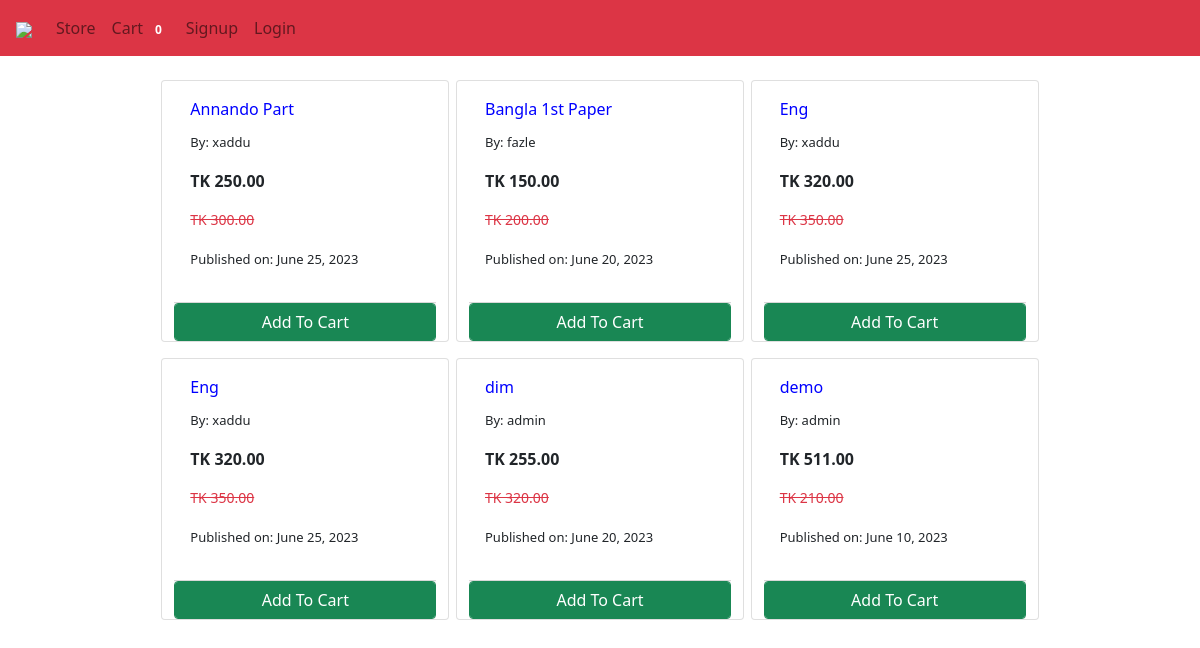
The page /store/ on the database as committed earlier.
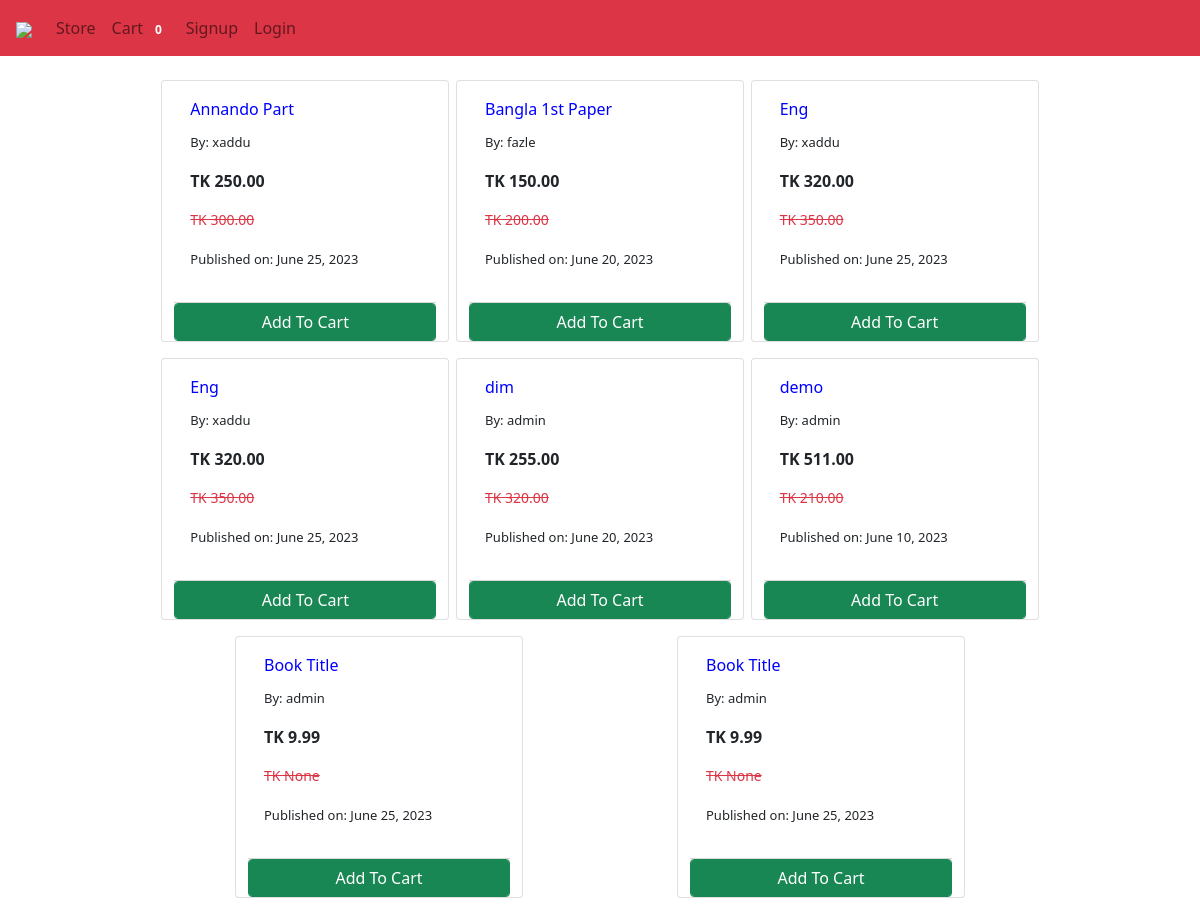
The same page on the database as committed later.
### book_store/models.py (models this page shows, shortened)
class TimeStampMixin(models.Model):
    created_at = models.DateTimeField(auto_now_add=True)
    updated_at = models.DateTimeField(auto_now=True)
    class Meta:
        abstract = True

class Book(TimeStampMixin):
    title = models.CharField(max_length=255)
    author = models.ForeignKey(User, on_delete=models.PROTECT)
    publication_date = models.DateField()
    ex_price = models.DecimalField(max_digits=5, decimal_places=2, help_text='Previous price.', null=True, blank=True)
    price = models.DecimalField(max_digits=5, decimal_places=2, help_text='Present price.')
    @staticmethod
    def get_all_books():
        return Book.objects.all()

### book_store/views.py (the view)
# urls.py: path('store/', store , name='store'),
def store(request):
    cart = request.session.get('cart')
    if not cart:
        request.session['cart'] = {}
    products = Book.get_all_books()
    data = {}
    data['products'] = products
    return render(request, 'index.html', data)

### book_store/templatetags/cart.py (called while the page is built)
@register.filter (name='is_in_cart')
def is_in_cart(product, cart):
    keys = cart.keys ()
    for id in keys:
        if int (id) == product.id:
            return True
    return False

### book_store/templatetags/custom_filter.py (called while the page is built)
@register.filter(name='currency')
def currency(number):
    return "TK "+str(number)

### book_store/templates/index.html (shortened to what this page needs)
{% extends 'base.html' %}
{% block content %}
{% load cart %}
{% load custom_filter %}
<div class="container-fluid mt-3">
	<div class="row">
		<div id='products' class="col-lg-9 mx-auto p-2">
			<div class="row mx-auto">
				{% for product in products %}
				<div class="card mx-auto mb-3" id={{product.id}} style="width: 18rem;">
					<div class="card-body">
						<p class="card-title" style="color: blue;">{{ product.title }}</p>
						<p class="card-small"><span style="font-size: small; color: dark;">By: {{ product.author }}</span></p>
						<p class="card-text"><b>{{product.price|currency}}</b></p>
						<p class="small text-danger"><s>{{product.ex_price|currency}}</s></p>
						<p class="card-small"><span style="font-size: small; color: dark;">Published on: {{ product.publication_date }}</span></p>
					</div>
					<div class="card-footer p-0 no-gutters">
						{% if product|is_in_cart:request.session.cart %}
						<div class="row no-gutters">
							<form action="/#{{product.id}}" class="col-2 " method="post">
								{% csrf_token %}
								<input hidden type="text" name='product' value='{{product.id}}'>
								<input hidden type="text" name='remove' value='True'>
								<input type="submit" value=" - " class="btn btn-block btn-success border-right">
							</form>
							<div class="text-center col btn btn-success">{{product|cart_quantity:request.session.cart}} in Cart</div>
							<form action="/#{{product.id}}" class="col-2 " method="post">
								{% csrf_token %}
								<input hidden type="text" name='product' value='{{product.id}}'>
								<input type="submit" value=" + " class="btn btn-block btn-success border-left">
							</form>
						</div>
						{% else %}
						<form action="/#{{product.id}}" method="POST" class="btn-block">
							<input type="submit" class="float-right btn btn-success form-control"
								value="Add To Cart">
						</form>
						{% endif %}
					</div>
				</div>
				{% endfor %}
			</div>
		</div>
	</div>
</div>
{% endblock %}

### book_store/templates/base.html (shortened to what this page needs)
<!doctype html>
<html lang="en">
  <head>
    <link href="https://cdn.jsdelivr.net/npm/bootstrap@5.0.2/dist/css/bootstrap.min.css" rel="stylesheet">
  </head>
  <body>
    <nav class="one-edge-shadow navbar navbar-light sticky-top navbar-expand-lg bg-danger text-white">
    <a class="navbar-brand ms-3 text-dark " href="/store/">
    <link rel="stylesheet" href="https://use.fontawesome.com/releases/v5.7.0/css/all.css">
    <img src="https://www.freepnglogos.com/uploads/shopping-cart-png/shopping-cart-svg-png-icon-download-28.png" style="width:50px;height:50px,color:text-light;"></a>
    <div class="collapse navbar-collapse" id="navbarSupportedContent">
        <ul class="navbar-nav mr-auto">
            <li class="nav-item active">
            <a class="nav-link" href="/store/">Store <span class="sr-only">(current)</span></a>
            </li>
        </ul>
        <ul class=" navbar-nav my-2 my-lg-0">
          <li class="nav-item active">
            <a class="nav-link" href="/cart">Cart
                <span class="badge badge-success">{{ request.session.cart.keys|length }}</span>
            </a>
        </li>
            {% if request.session.customer %}
            <li class="nav-item active ">
                <a class="nav-link" href="/orders">Orders<span class="sr-only">(current)</span></a>
            </li>
            <li class="nav-item active ">
                <a class="nav-link" href="/logout">Logout<span class="sr-only">(current)</span></a>
            </li>
            {% else %}
            <li class="nav-item active">
                <a class="nav-link" href="/signup">Signup<span class="sr-only">(current)</span></a>
            </li>
            <li class="nav-item active">
                <a class="nav-link" href="/login">Login<span class="sr-only">(current)</span></a>
            </li>
            {% endif %}
        </ul>
    </div>
  </nav>
  {% block content %}{% endblock %}
  </body>
</html>

Rows that differ between the two databases and show on the page:
added Book: title "Book Title", author "admin", price "TK 9.99", ex_price "TK None", publication_date "June 25, 2023"
added Book: title "Book Title", author "admin", price "TK 9.99", ex_price "TK None", publication_date "June 25, 2023"
